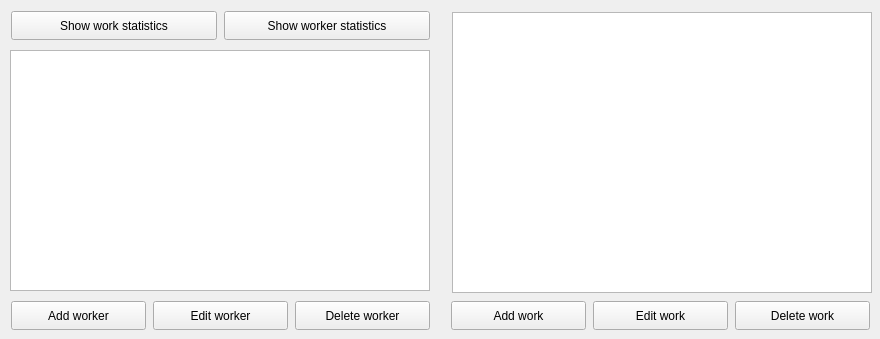
<?xml version="1.0" encoding="UTF-8"?>
<ui version="4.0">
 <class>MainWindow</class>
 <widget class="QMainWindow" name="MainWindow">
  <property name="geometry">
   <rect>
    <x>0</x>
    <y>0</y>
    <width>880</width>
    <height>339</height>
   </rect>
  </property>
  <property name="windowTitle">
   <string>MainWindow</string>
  </property>
  <widget class="QWidget" name="centralwidget">
   <widget class="QTableView" name="fioTableView">
    <property name="geometry">
     <rect>
      <x>10</x>
      <y>50</y>
      <width>420</width>
      <height>241</height>
     </rect>
    </property>
    <attribute name="verticalHeaderVisible">
     <bool>false</bool>
    </attribute>
   </widget>
   <widget class="QPushButton" name="addWorkerButton">
    <property name="geometry">
     <rect>
      <x>11</x>
      <y>301</y>
      <width>135</width>
      <height>29</height>
     </rect>
    </property>
    <property name="text">
     <string>Add worker</string>
    </property>
   </widget>
   <widget class="QPushButton" name="editWorkerButton">
    <property name="geometry">
     <rect>
      <x>153</x>
      <y>301</y>
      <width>135</width>
      <height>29</height>
     </rect>
    </property>
    <property name="text">
     <string>Edit worker</string>
    </property>
   </widget>
   <widget class="QPushButton" name="deleteWorkerButton">
    <property name="geometry">
     <rect>
      <x>295</x>
      <y>301</y>
      <width>135</width>
      <height>29</height>
     </rect>
    </property>
    <property name="text">
     <string>Delete worker</string>
    </property>
   </widget>
   <widget class="QPushButton" name="showWorkerStatisticsButton">
    <property name="geometry">
     <rect>
      <x>224</x>
      <y>11</y>
      <width>206</width>
      <height>29</height>
     </rect>
    </property>
    <property name="text">
     <string>Show worker statistics</string>
    </property>
   </widget>
   <widget class="QTableView" name="vidTableView">
    <property name="geometry">
     <rect>
      <x>452</x>
      <y>12</y>
      <width>420</width>
      <height>281</height>
     </rect>
    </property>
    <attribute name="verticalHeaderVisible">
     <bool>false</bool>
    </attribute>
   </widget>
   <widget class="QPushButton" name="editWorkButton">
    <property name="geometry">
     <rect>
      <x>593</x>
      <y>301</y>
      <width>135</width>
      <height>29</height>
     </rect>
    </property>
    <property name="text">
     <string>Edit work</string>
    </property>
   </widget>
   <widget class="QPushButton" name="addWorkButton">
    <property name="geometry">
     <rect>
      <x>451</x>
      <y>301</y>
      <width>135</width>
      <height>29</height>
     </rect>
    </property>
    <property name="text">
     <string>Add work</string>
    </property>
   </widget>
   <widget class="QPushButton" name="deleteWorkButton">
    <property name="geometry">
     <rect>
      <x>735</x>
      <y>301</y>
      <width>135</width>
      <height>29</height>
     </rect>
    </property>
    <property name="text">
     <string>Delete work</string>
    </property>
   </widget>
   <widget class="QPushButton" name="showWorkStatisticsButton">
    <property name="geometry">
     <rect>
      <x>11</x>
      <y>11</y>
      <width>206</width>
      <height>29</height>
     </rect>
    </property>
    <property name="text">
     <string>Show work statistics</string>
    </property>
   </widget>
  </widget>
 </widget>
 <tabstops>
  <tabstop>addWorkerButton</tabstop>
  <tabstop>editWorkerButton</tabstop>
  <tabstop>deleteWorkerButton</tabstop>
  <tabstop>addWorkButton</tabstop>
  <tabstop>editWorkButton</tabstop>
  <tabstop>deleteWorkButton</tabstop>
  <tabstop>showWorkStatisticsButton</tabstop>
  <tabstop>showWorkerStatisticsButton</tabstop>
  <tabstop>fioTableView</tabstop>
  <tabstop>vidTableView</tabstop>
 </tabstops>
 <resources/>
 <connections/>
</ui>
